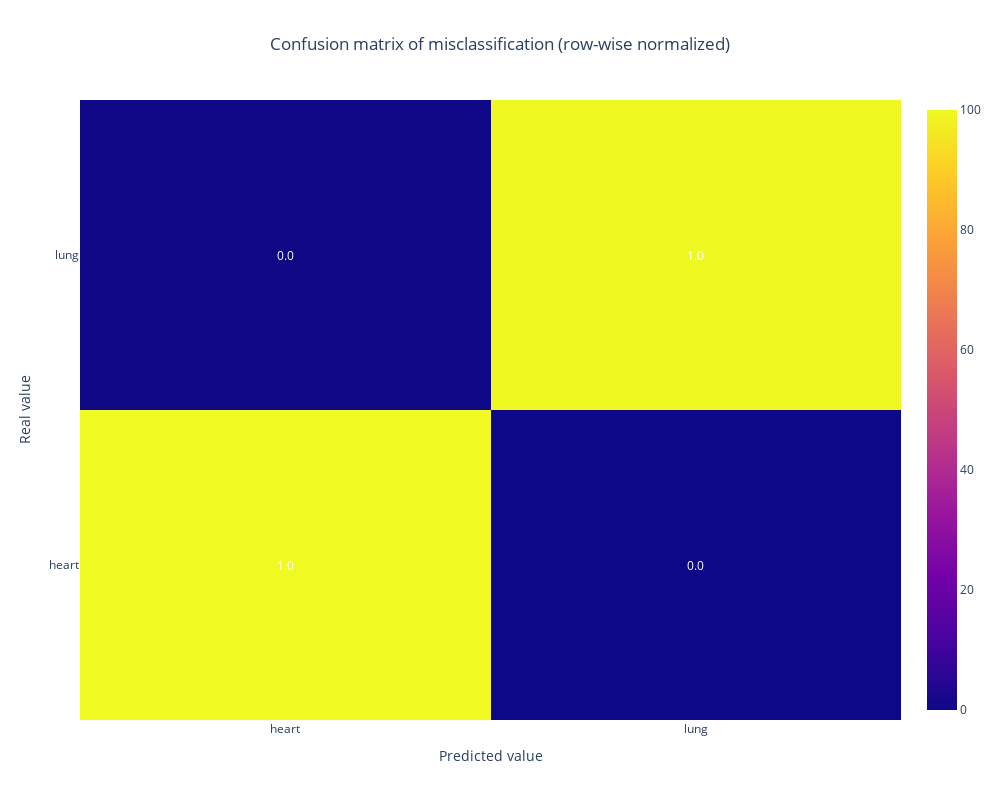

Here is the notebook cell this chart was saved with:
### Markdown cell above
## Confusion Matrix (best run)
Normalized confusion matrix. For each row, you can see how many of the annotated images were classified to the respective class.

### Code cell
if "confusion_matrix" in df_val:
    cm_rel, cm_std = normalize_grouped_cm(np.stack(agg.grouped_cm()["confusion_matrix"].values))
    create_confusion_figure(cm_rel, labels=mapping.label_names()).show()

### Figure 1 — Plotly figure (JSON) as saved in the notebook; plotly's stock layout.template omitted (floating-point values rounded to 4 significant figures)
{"data": [{"hovertemplate": "true: %{y}<br>predicted: %{x}<br>row-ratio: %{z:.3f} %<br>pixels: %{text}", "text": [["1.0", "0.0"], ["0.0017560607997815318", "0.9982439392002185"]], "type": "heatmap", "x": ["heart", "lung"], "y": ["heart", "lung"], "z": [[100, 0], [0.1756, 99.82]]}], "layout": {"annotations": [{"font": {"color": "white"}, "showarrow": false, "text": "1.0", "x": "heart", "xref": "x", "y": "heart", "yref": "y"}, {"font": {"color": "white"}, "showarrow": false, "text": "0.0", "x": "lung", "xref": "x", "y": "heart", "yref": "y"}, {"font": {"color": "white"}, "showarrow": false, "text": "0.0", "x": "heart", "xref": "x", "y": "lung", "yref": "y"}, {"font": {"color": "white"}, "showarrow": false, "text": "1.0", "x": "lung", "xref": "x", "y": "lung", "yref": "y"}], "height": 800, "title": {"text": "Confusion matrix of misclassification (row-wise normalized)", "x": 0.5}, "width": 1000, "xaxis": {"autorange": true, "range": [-0.5, 1.5], "title": {"text": "Predicted value"}, "type": "category"}, "yaxis": {"autorange": true, "range": [-0.5, 1.5], "title": {"text": "Real value"}, "type": "category"}}}
